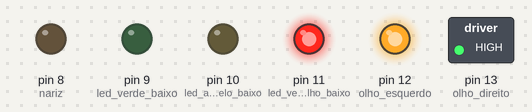
Recording of a sketch running on a simulated Arduino Uno, built with avr-gcc and run on an emulated ATmega328P. Shown: switched loads named in the sketch (green lamp = pin HIGH), output pins drawn as LEDs (lit = HIGH).

Above: at 0.2 s.
At 1.2 s:
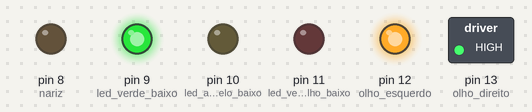
At 2.7 s:
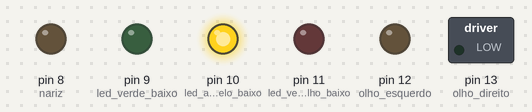
At 3.7 s:
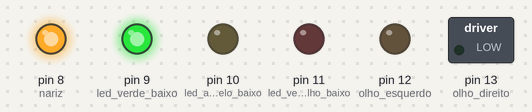
Timing chart, 0 to 4.6 s (numbered marks = the images above):
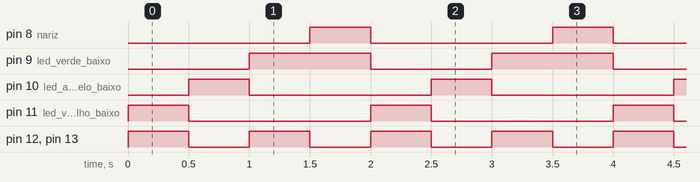

Measured:
- by itself, pin 8 (nariz), pin 10 (led_amarelo_baixo), pin 11 (led_vermelho_baixo): alternates HIGH for 0.50 s and LOW for 1.5 s
- by itself, pin 9 (led_verde_baixo): alternates HIGH for 1.0 s and LOW for 1.0 s
- by itself, pin 12 (olho_esquerdo), pin 13 (olho_direito): alternates HIGH for 0.50 s and LOW for 0.50 s

The sketch:

modulo_robot.ino
```cpp
/*
 * WORKSHOP INTRODUCAO A ARDUINO @CESARBR -- 09/03/2017
 * @ErickSimoes @eron93br
 * Código para o Módulo First Robot + Módulo Semáfoto
 */

void setup() {
  // Declara as saidas digitais como entrada ou saida (E/S ou I/O)
  pinMode(8, OUTPUT);  // nariz          [VERDE]
  pinMode(9, OUTPUT);  // led verde baixo
  pinMode(10, OUTPUT); // led amarelo baixo
  pinMode(11, OUTPUT); // led vermelho baixo
  pinMode(12, OUTPUT); // olho esquerdo  [VERMELHO]
  pinMode(13, OUTPUT); // olho direito   [VERMELHO]
}

int contador = 0;  // declaracao inicial da variavel contador

void loop() {
  if (contador % 2 == 0) {
   digitalWrite(13, HIGH);
   digitalWrite(12, HIGH);
  } else {
   digitalWrite(13, LOW);
   digitalWrite(12, LOW);
  }

  switch(contador) {
    case 0:
		digitalWrite(11, HIGH);  digitalWrite(10, LOW);  digitalWrite(9, LOW);  digitalWrite(8, LOW);
		break;
    case 1:
		digitalWrite(11, LOW);  digitalWrite(10, HIGH);  digitalWrite(9, LOW);
		break;
    case 2:
		digitalWrite(11, LOW);  digitalWrite(10, LOW);  digitalWrite(9, HIGH);
		break;
    case 3:
		digitalWrite(8, HIGH);
		break;
  }

  contador = contador + 1;    // incrementa contador

  if(contador == 4) {
    contador = 0;
  }

  delay(500);
}
```
